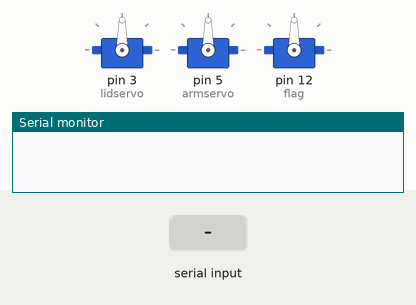
Recording of a sketch running on a simulated Arduino Uno, built with avr-gcc and run on an emulated ATmega328P. Shown: 3 × servo, the last lines printed to the serial monitor. The inputs (shaded band) are chosen by the test bench.

Above: at 1.2 s.
1.3 s: "11\n" received over Serial
At 2.4 s:
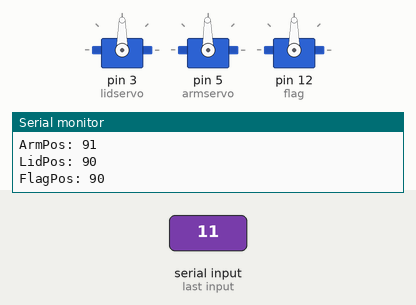
2.8 s: "12\n" received over Serial
At 3.5 s:
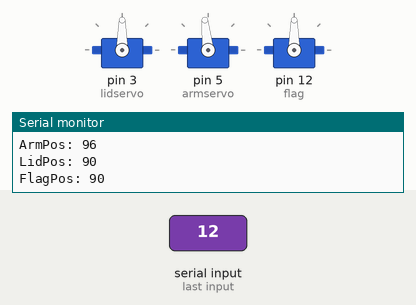
4.3 s: "12\n" received over Serial
At 4.7 s:
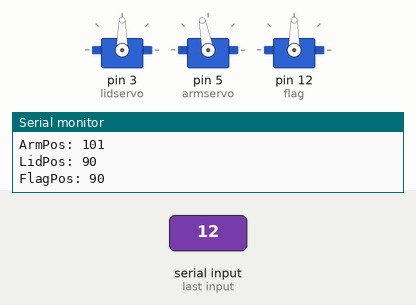
5.8 s: "22\n" received over Serial
At 7.0 s:
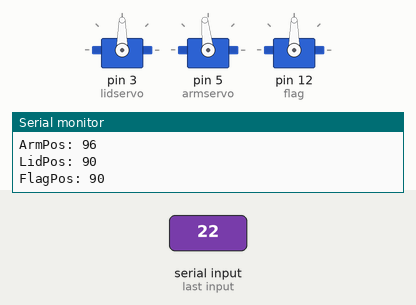
Timing chart, 0 to 8.3 s (numbered marks = the images above; inputs shaded):
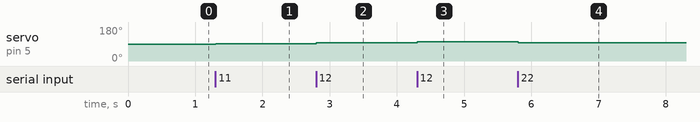

The sketch:

calibrate.ino
```cpp
#include <Servo.h>
Servo lidservo;
Servo armservo;
Servo flag;

int armPos = 90;
int lidPos = 90;
int flagPos = 90;

char buf[80]; //serial buffer

void setup() {
lidservo.attach(3);
armservo.attach(5);
flag.attach(12);

// Servo Default Starting Position

armservo.write(armPos);
flag.write(flagPos);
lidservo.write(lidPos);

Serial.begin(9600);
}

void loop() {
  if (readline(Serial.read(), buf, 80) > 0) {
    moveAndPrint(atoi(buf));
  }
}

void moveAndPrint(int cmd) {
    switch (cmd) {
    case 11: //Arm +1
        armPos += 1;
        break;
    case 12: //Arm +5
        armPos += 5;
        break;
    case 21: //Arm -1
        armPos -= 1;
        break;
    case 22: //Arm -5
        armPos -= 5;
        break;
    case 31: //Lid +1
        lidPos += 1;
        break;
    case 32: //Lid +5
        lidPos += 5;
        break;
    case 41: //Lid -1
        lidPos -= 1;
        break;
    case 42: //Lid -5
        lidPos -= 5;
        break;
    case 51: //Flag +1
        flagPos += 1;
        break;
    case 52: //flag +5
        flagPos += 5;
        break;
    case 61: //flag -1
        flagPos -= 1;
        break;
    case 62: //flag -5
        flagPos -= 5;
        break;
    default:
        delay(1);
        break;
        }
    armservo.write(armPos);
    flag.write(flagPos);
    lidservo.write(lidPos);


    Serial.print("ArmPos: ");
    Serial.println(armPos);

    Serial.print("LidPos: ");
    Serial.println(lidPos);

    Serial.print("FlagPos: ");
    Serial.println(flagPos);

 }

int readline(int readch, char *buffer, int len) {
  static int pos = 0;
  int rpos;

  if (readch > 0) {
    switch (readch) {
    case '\r': // Ignore CR
      break;
    case '\n': // Return on new-line
      rpos = pos;
      pos = 0;  // Reset position index ready for next time
      return rpos;
    default:
      if (pos < len - 1) {
        buffer[pos++] = readch;
        buffer[pos] = 0;
      }
    }
  }
  return 0;
}
```

Measured:
- after the input at 1.3 s, servo on pin 5 (armservo): 90° → 91° at once
- after the input at 2.8 s, servo on pin 5 (armservo): 91° → 96° at once
- after the input at 4.3 s, servo on pin 5 (armservo): 96° → 101° at once
- after the input at 5.8 s, servo on pin 5 (armservo): 101° → 96° at once
